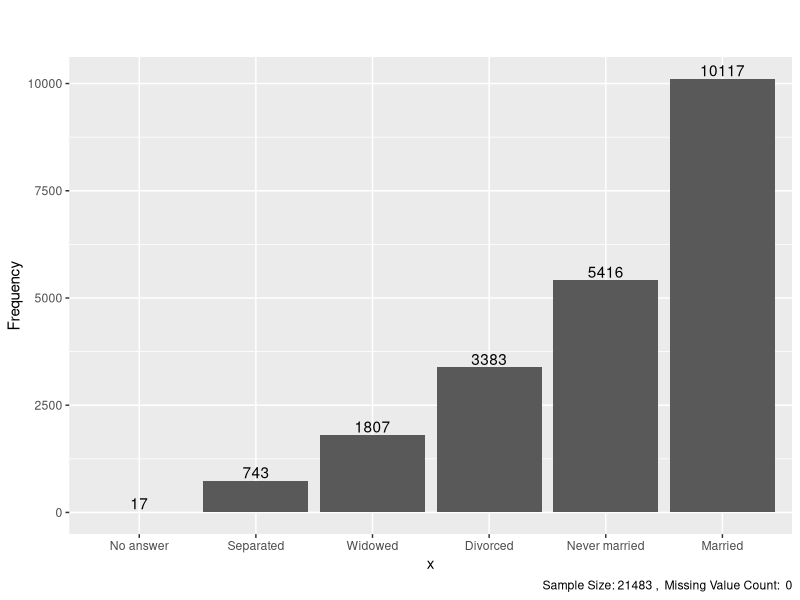
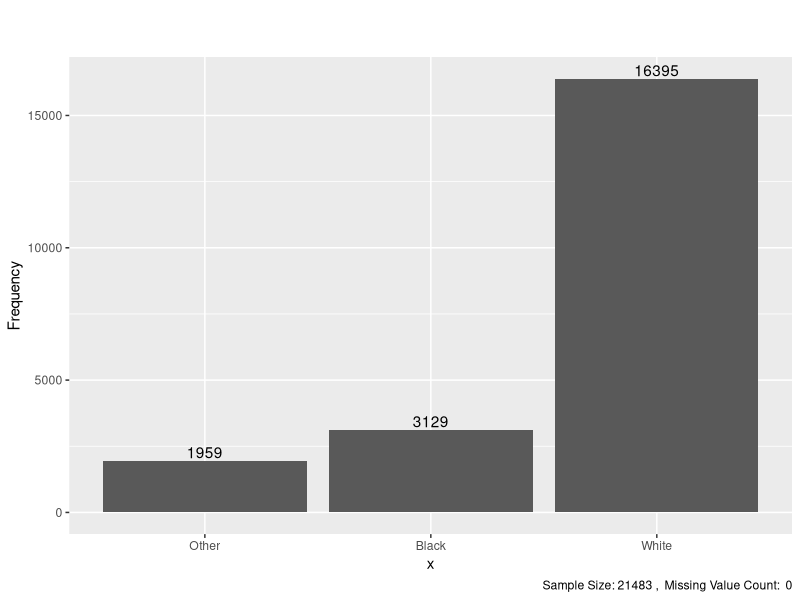
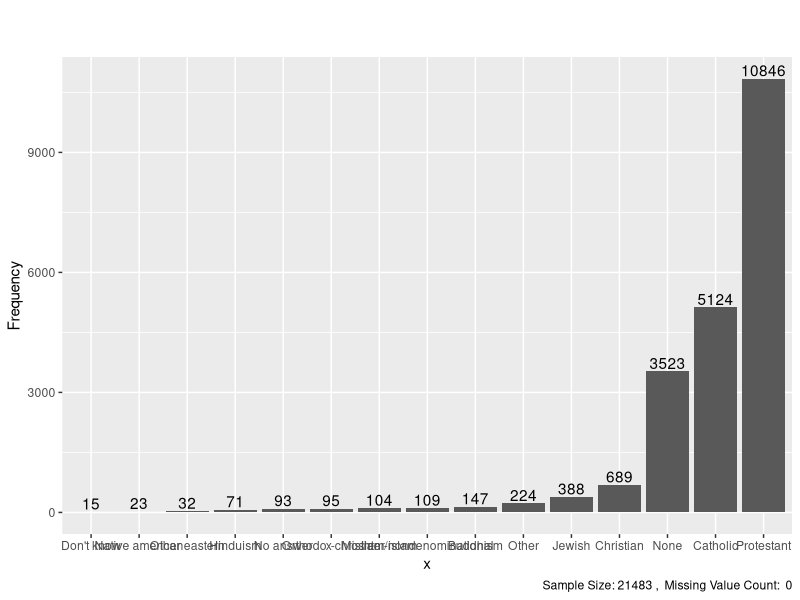
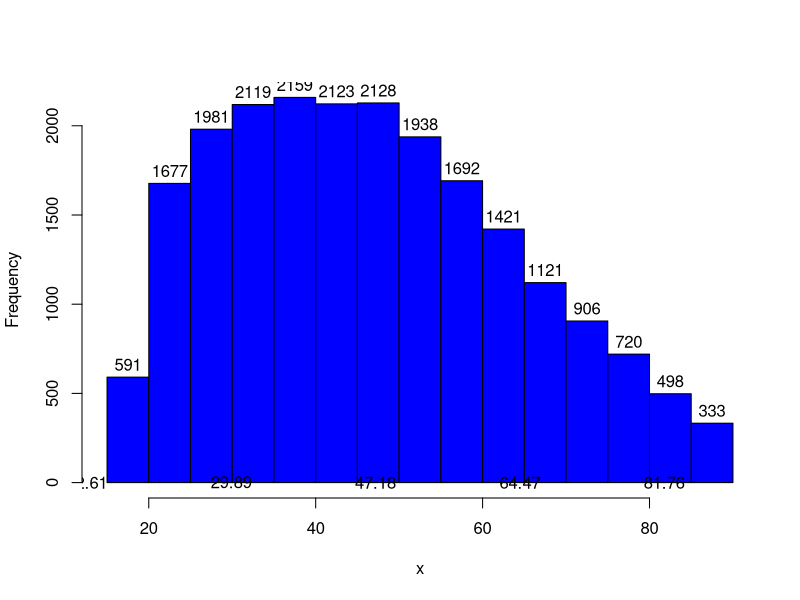
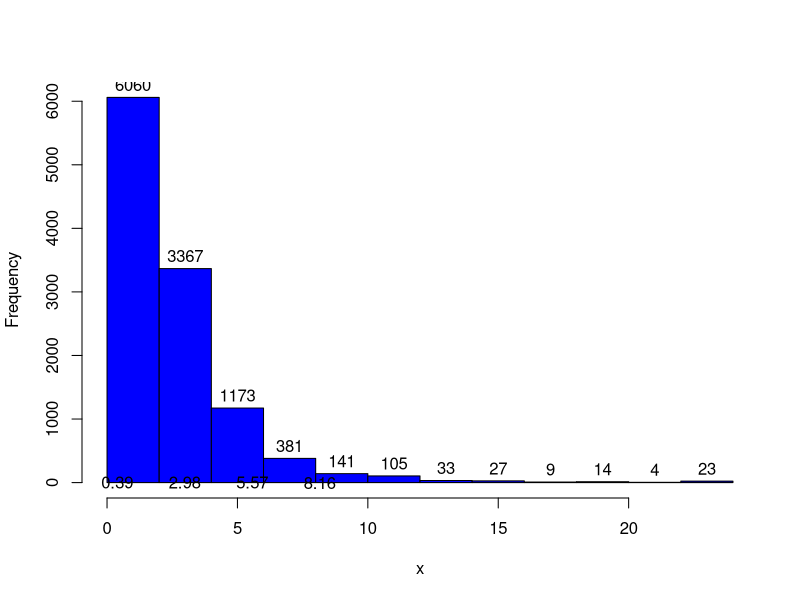

These figures' R source, in order:
## ---- chunk 1
knitr::opts_chunk$set(echo = TRUE)
## ---- chunk 2
library(tidyverse)
library(ggplot2)
## ---- chunk 3
gss <- select(gss_cat, marital, race, relig, age, tvhours) %>%
  mutate(marital = marital %>% fct_infreq() %>% fct_rev()) %>% # Order of frequency
  mutate(race = race %>% fct_infreq() %>% fct_rev()) %>% # Order of frequency
  mutate(relig = relig %>% fct_infreq() %>% fct_rev()) # Order of frequency
## ---- chunk 4
is.factor(gss$marital)
is.factor(gss$race)
is.factor(gss$relig)
is.numeric(gss$age)
is.numeric(gss$tvhours)
## ---- chunk 5
function_1 <- function(x) {
  if (is.factor(x)) {
    return(ggplot(data = gss, aes(x = x)) +
             geom_bar() +
             geom_text(aes(label = ..count..), stat = "count", vjust = -0.2, colour = "black") +
             labs(title = "", subtitle = "", caption = paste("Sample Size:", nrow(gss), ", ", "Missing Value Count: ", sum(is.na(x)))) + 
             ylab("Frequency")) +
             xlab()
  } else {
    return("Error: Variable data type must be a factor")
  }
}
## ---- chunk 6
function_1(gss$marital)
function_1(gss$race)
function_1(gss$relig)
function_1(gss$age)
function_1(gss$tvhours)
## ---- chunk 7
function_2 <- function(x) {
  if (nrow(gss) <= 10 && is.numeric(x) == TRUE) {
    boxplot(x, horizontal = TRUE, range = 0, ylim = endaxis, axes = FALSE, col= "grey", add = FALSE, staplewex=1)
text(x = fivenum(x), labels = fivenum(x), y = 1.25) # Labels for quartiles and median values
  } else if (nrow(gss) <= 10 && is.numeric(x) == FALSE) {
    return("Error: Variable data type must be numeric")
  } else if (nrow(gss) > 10 && is.numeric(x) == TRUE) {
    # Histogram
    mean.x <- mean(x, na.rm = TRUE)
    sd.x <- sd(x, na.rm = TRUE)
    hist(x, main = "",xlab = "x", col = "blue", label = TRUE, plot = TRUE, freq = T)  
    
    # Labels for mean and standard deviation
    text(x = c(round(mean.x, digits = 2), round(mean.x + sd.x, digits = 2), round(mean.x - sd.x, digits = 2), round(mean.x + 2 * sd.x, digits = 2), round(mean.x - 2 * sd.x, digits = 2)), labels = c(round(mean.x, digits = 2), round(mean.x + sd.x, digits = 2), round(mean.x - sd.x, digits = 2), round(mean.x + 2 * sd.x, digits = 2), round(mean.x - 2 * sd.x, digits = 2)), y = 2)
  } else if (nrow(gss) > 10 && is.numeric(x) == FALSE) {
    return("Error: Variable data type must be numeric")
  }
}
## ---- chunk 8
function_2(gss$marital)
function_2(gss$race)
function_2(gss$relig)
function_2(gss$age)
function_2(gss$tvhours)
